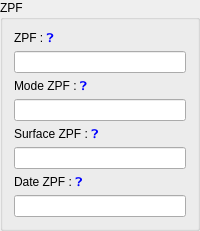
<widget class="QGroupBox" name="group_zpf"><property name="title"><string>ZPF</string></property><layout class="QVBoxLayout" name="group_zpf_layout"><item>
                      <widget class="QLabel" name="lbl_txtParc_ZPF">
                        <property name="text"><string>ZPF : &lt;a href="?" style="text-decoration:none;"&gt;❓&lt;/a&gt;</string></property>
                      <property name="textFormat"><enum>Qt::RichText</enum></property><property name="textInteractionFlags"><set>Qt::LinksAccessibleByMouse</set></property></widget>
                    </item>
                    <item>
                      <widget class="QLineEdit" name="txtParc_ZPF">
                        <property name="readOnly"><bool>true</bool></property>
                      </widget>
                    </item>
                    <item>
                      <widget class="QLabel" name="lbl_txtParc_mode_ZPF">
                        <property name="text"><string>Mode ZPF : &lt;a href="?" style="text-decoration:none;"&gt;❓&lt;/a&gt;</string></property>
                      <property name="textFormat"><enum>Qt::RichText</enum></property><property name="textInteractionFlags"><set>Qt::LinksAccessibleByMouse</set></property></widget>
                    </item>
                    <item>
                      <widget class="QLineEdit" name="txtParc_mode_ZPF">
                        <property name="readOnly"><bool>true</bool></property>
                      </widget>
                    </item>
                    <item>
                      <widget class="QLabel" name="lbl_txtParc_surface_ZPF">
                        <property name="text"><string>Surface ZPF : &lt;a href="?" style="text-decoration:none;"&gt;❓&lt;/a&gt;</string></property>
                      <property name="textFormat"><enum>Qt::RichText</enum></property><property name="textInteractionFlags"><set>Qt::LinksAccessibleByMouse</set></property></widget>
                    </item>
                    <item>
                      <widget class="QLineEdit" name="txtParc_surface_ZPF">
                        <property name="readOnly"><bool>true</bool></property>
                      </widget>
                    </item>
                    <item>
                      <widget class="QLabel" name="lbl_txtParc_date_ZPF">
                        <property name="text"><string>Date ZPF : &lt;a href="?" style="text-decoration:none;"&gt;❓&lt;/a&gt;</string></property>
                      <property name="textFormat"><enum>Qt::RichText</enum></property><property name="textInteractionFlags"><set>Qt::LinksAccessibleByMouse</set></property></widget>
                    </item>
                    <item>
                      <widget class="QLineEdit" name="txtParc_date_ZPF">
                        <property name="readOnly"><bool>true</bool></property>
                      </widget>
                    </item>
                  </layout></widget>
